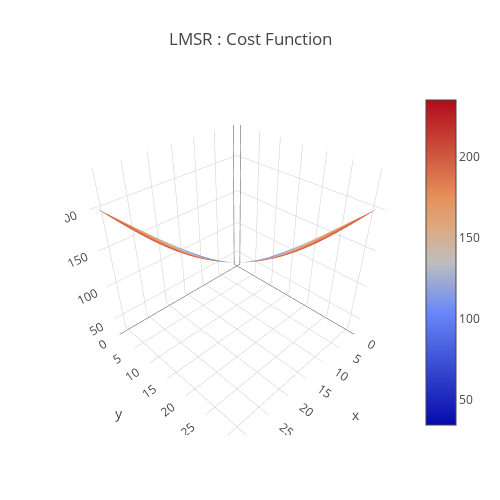

The cell this chart's notebook holds for it:
### Code cell
b = 50
data = [
    go.Surface(
        z=LMSR(x,y,b)
    )
]
layout = go.Layout(
    title='LMSR : Cost Function',
    autosize=False,
    width=500,
    height=500,
    margin=dict(
        l=65,
        r=50,
        b=65,
        t=90
    )
)
fig = go.Figure(data=data, layout=layout)
URL = plotly.offline.iplot(fig, filename='Costfunction-3d-surface.html')

### Figure 1 — Plotly figure (JSON) as saved in the notebook; plotly's stock layout.template omitted (floating-point values rounded to 4 significant figures; data arrays with more than 128 entries replaced by an {"elided": "..."} marker saying what was removed)
{"data": [{"type": "surface", "uid": "a5ab0cce-f0c7-4a1f-99b8-e829b8ef543e", "z": {"elided": "32x32 float values"}}], "layout": {"autosize": false, "height": 500, "margin": {"b": 65, "l": 65, "r": 50, "t": 90}, "title": {"text": "LMSR : Cost Function"}, "width": 500}}
